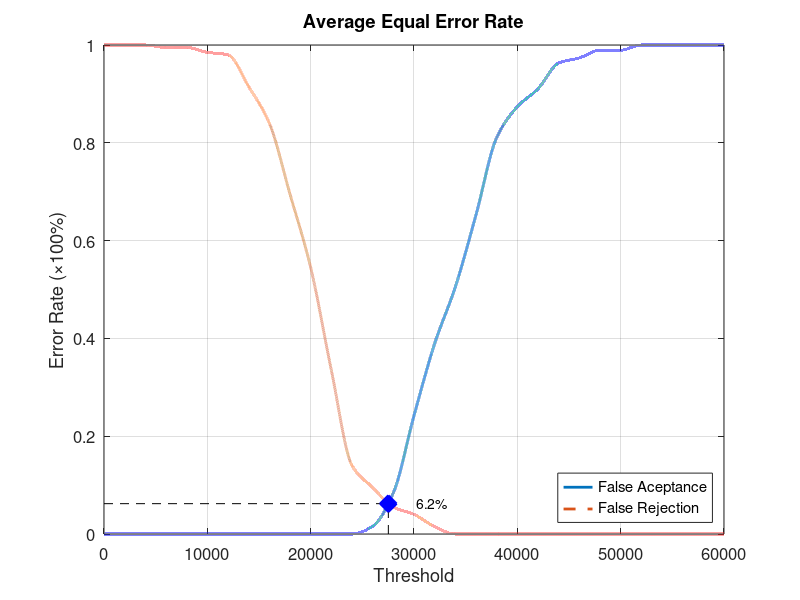
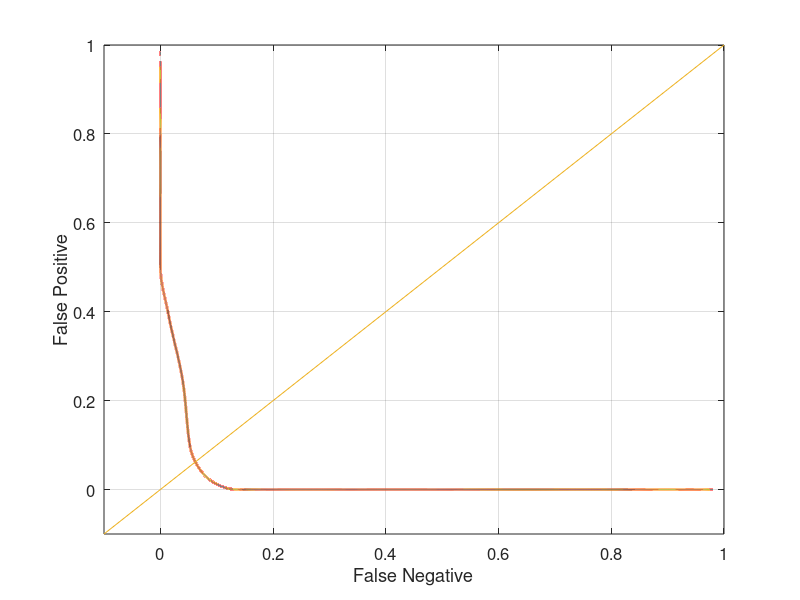

Here is the MATLAB script that generated these plots, in order:
function yEER = Database5_2
close all;
clear;
clc;
x = 0:2000:60000;
xq = 0:0.5:60000;

y0 = [0 0 0 0 0 0 0 0 0 0 0 0 0 0.0157895 0.0842105 0.242105 0.389474 0.505263 0.652632 0.810526 0.873684 0.910526 0.963158 0.973684 0.989474 0.989474 1 1 1 1 1];
yy0 = interp1(x, y0, xq, 'pchip');
y1 = [1 1 1 0.995 0.995 0.985 0.98 0.915 0.84 0.695 0.545 0.335 0.14 0.095 0.055 0.04 0.015 0 0 0 0 0 0 0 0 0 0 0 0 0 0];
yy1 = interp1(x, y1, xq, 'pchip');

% Calculating EER: 
y2 = abs(y0 - y1);
find(y2 == min(y2))
yy2 = abs(yy0 - yy1);
xEER = find(yy2 == min(yy2));
xEERIndex = xq(xEER) % X-axis EER
yEER = yy0(xEER) % Y-axis EER

main = figure
plot(xq, yy0,'-','LineWidth', 2);	hold on
plot(xq, yy1,'--','LineWidth', 2);	hold on
plot([xEERIndex xEERIndex], [0 yEER], 'k--');	hold on
plot([0 xEERIndex], [yEER yEER], 'k--');	hold on
plot(xEERIndex, yEER, 'bx', 'LineWidth', 10);	hold on
text(xEERIndex + 10 * xEERIndex / 100, yEER, [num2str(round((10000 * yEER)) / 100) '%'])
legend('False Aceptance', 'False Rejection', 'Location', 'SouthEast')
xlabel('Threshold')
ylabel('Error Rate (\times100%)')
title('Average Equal Error Rate')
set(gca, 'FontSize', 12)
axis([0 60000 0 1])
grid on

print(main, 'Database5_2Main', '-dpng');
FNRxFPR = figure('Color', [1 1 1]);
plot(yy1, yy0, '-', yy1, yy0, 'LineWidth', 2);
hold on
y = -0.1:0.1:1
plot(y, y); 
set(gca, 'FontSize', 12)
xlabel('False Negative')
ylabel('False Positive')
axis([-0.1 1 -0.1 1])
set(gca, 'FontSize', 12)
grid on

print(FNRxFPR, 'Database5_2FNRxFPR','-dpng');
end
